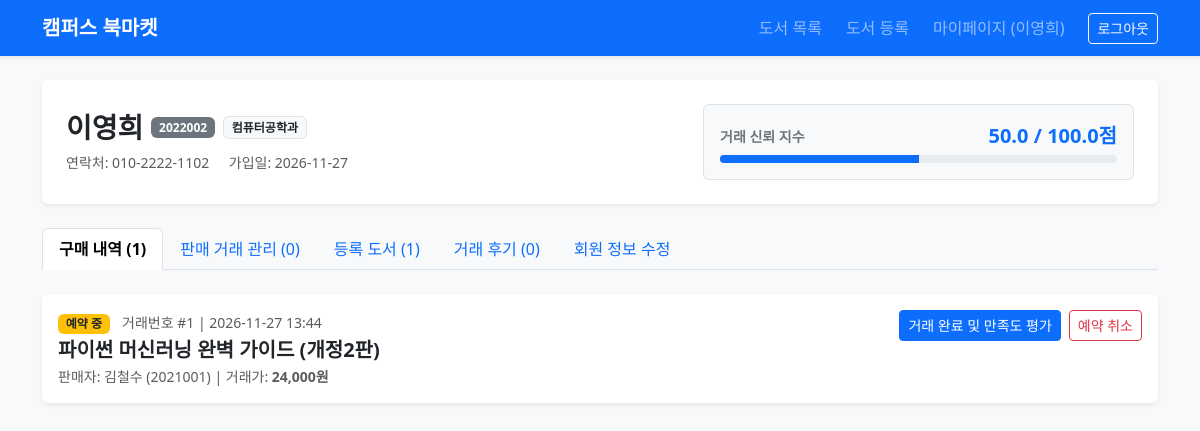
The page /profile/2 (signed in) on the database as committed earlier.
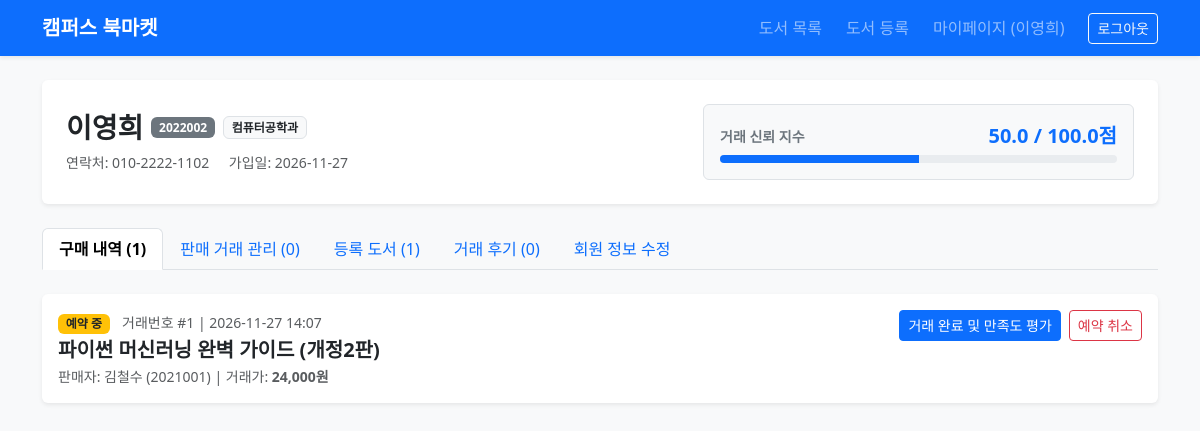
The same page on the database as committed later.
### tables this page shows
CREATE TABLE trades (
    id INTEGER PRIMARY KEY AUTOINCREMENT,
    book_id INTEGER NOT NULL,
    buyer_id INTEGER NOT NULL,
    seller_id INTEGER NOT NULL,
    comment_id INTEGER,
    status TEXT NOT NULL DEFAULT 'RESERVED',
    cancel_reason TEXT,
    cancelled_by TEXT,
    created_at TIMESTAMP DEFAULT CURRENT_TIMESTAMP,
    FOREIGN KEY (book_id) REFERENCES books(id) ON DELETE CASCADE,
    FOREIGN KEY (buyer_id) REFERENCES users(id) ON DELETE CASCADE,
    FOREIGN KEY (seller_id) REFERENCES users(id) ON DELETE CASCADE,
    FOREIGN KEY (comment_id) REFERENCES comments(id) ON DELETE SET NULL
);

CREATE TABLE books (
    id INTEGER PRIMARY KEY AUTOINCREMENT,
    seller_id INTEGER NOT NULL,
    title TEXT NOT NULL,
    author TEXT NOT NULL,
    publisher TEXT NOT NULL,
    original_price INTEGER,
    selling_price INTEGER NOT NULL,
    condition_grade TEXT NOT NULL,
    ai_evaluated_result TEXT DEFAULT '',
    description TEXT NOT NULL,
    image_filename TEXT NOT NULL DEFAULT 'default_book.png',
    status TEXT NOT NULL DEFAULT 'AVAILABLE',
    created_at TIMESTAMP DEFAULT CURRENT_TIMESTAMP,
    FOREIGN KEY (seller_id) REFERENCES users(id) ON DELETE CASCADE
);

CREATE TABLE users (
    id INTEGER PRIMARY KEY AUTOINCREMENT,
    student_id TEXT NOT NULL,
    name TEXT NOT NULL,
    department TEXT NOT NULL DEFAULT '소프트웨어학과',
    phone TEXT NOT NULL DEFAULT '',
    password_hash TEXT NOT NULL,
    trust_score REAL NOT NULL DEFAULT 50.0,
    is_admin INTEGER NOT NULL DEFAULT 0,
    is_deleted INTEGER NOT NULL DEFAULT 0,
    created_at TIMESTAMP DEFAULT CURRENT_TIMESTAMP
);

### app.py (the view, shortened to what this page needs)
@app.route('/profile/<int:user_id>')
def user_profile(user_id):
    db = get_db()
    cursor = db.cursor()
    cursor.execute(
        "SELECT id, student_id, name, department, phone, trust_score, is_admin, is_deleted, created_at FROM users WHERE id = ?",
        (user_id,)
    )
    target_user = cursor.fetchone()
    if not target_user:
        flash('존재하지 않는 사용자입니다.', 'danger')
        return redirect(url_for('index'))
    if target_user['is_deleted'] == 1 and not is_admin_user():
        flash('탈퇴한 사용자입니다.', 'warning')
        return redirect(url_for('index'))
    is_owner = bool(g.user and g.user['id'] == target_user['id'])
    can_manage = bool(is_owner or is_admin_user())
    active_tab = request.args.get('tab', 'purchases')
    cursor.execute(
        """SELECT * FROM books
           WHERE seller_id = ? AND status != 'DELETED'
           ORDER BY CASE status WHEN 'RESERVED' THEN 1 WHEN 'AVAILABLE' THEN 2 ELSE 3 END,
                    created_at DESC""",
        (target_user['id'],)
    )
    selling_books = cursor.fetchall()
    if can_manage:
        cursor.execute(
            """SELECT r.*, u.name AS reviewer_name, u.student_id AS reviewer_student_id, b.title AS book_title
               FROM reviews r
               JOIN users u ON r.reviewer_id = u.id
               JOIN trades t ON r.trade_id = t.id
               JOIN books b ON t.book_id = b.id
               WHERE r.reviewee_id = ?
               ORDER BY r.created_at DESC""",
            (target_user['id'],)
        )
    reviews = cursor.fetchall()
    purchase_trades = []
    sale_trades = []
    book_requests_map = {}
    if can_manage:
        cursor.execute(
            """SELECT t.*, b.title AS book_title, b.selling_price, b.status AS book_status,
                      u.name AS seller_name, u.student_id AS seller_student_id,
                      r.id AS review_id, r.rating AS my_rating
               FROM trades t
               JOIN books b ON t.book_id = b.id
               JOIN users u ON t.seller_id = u.id
               LEFT JOIN reviews r ON t.id = r.trade_id
               WHERE t.buyer_id = ?
               ORDER BY CASE t.status WHEN 'RESERVED' THEN 1 WHEN 'COMPLETED' THEN 2 ELSE 3 END,
                        t.created_at DESC""",
            (target_user['id'],)
        )
        purchase_trades = cursor.fetchall()
        cursor.execute(
            """SELECT t.*, b.title AS book_title, b.selling_price, b.status AS book_status,
                      u.name AS buyer_name, u.student_id AS buyer_student_id
               FROM trades t
               JOIN books b ON t.book_id = b.id
               JOIN users u ON t.buyer_id = u.id
               WHERE t.seller_id = ?
               ORDER BY CASE t.status WHEN 'RESERVED' THEN 1 WHEN 'COMPLETED' THEN 2 ELSE 3 END,
                        t.created_at DESC""",
            (target_user['id'],)
        )
        sale_trades = cursor.fetchall()
        for book in selling_books:
            cursor.execute(
                """SELECT c.*, u.name AS commenter_name, u.student_id AS commenter_student_id, u.trust_score
                   FROM comments c
                   JOIN users u ON c.user_id = u.id
                   WHERE c.book_id = ? AND c.parent_id IS NULL
                   ORDER BY c.is_approved DESC, c.created_at ASC""",
                (book['id'],)
            )
            book_requests_map[book['id']] = cursor.fetchall()
    return render_template(
        'profile.html',
        target_user=target_user,
        is_owner=is_owner,
        can_manage=can_manage,
        active_tab=active_tab,
        selling_books=selling_books,
        reviews=reviews,
        purchase_trades=purchase_trades,
        sale_trades=sale_trades,
        book_requests_map=book_requests_map
    )

### app.py (called while the page is built)
def get_db():
    if 'db' not in g:
        g.db = sqlite3.connect(app.config['DATABASE'])
        g.db.row_factory = sqlite3.Row
    return g.db

@app.before_request
def load_logged_in_user():
    user_id = session.get('user_id')
    if user_id is None:
        g.user = None
    else:
        cursor = get_db().cursor()
        cursor.execute(
            "SELECT id, student_id, name, department, phone, trust_score, is_admin, is_deleted FROM users WHERE id = ?",
            (user_id,)
        )
        user = cursor.fetchone()
        if user is None or user['is_deleted'] == 1:
            session.clear()
            g.user = None
        else:
            g.user = user

### templates/profile.html (shortened to what the changed rows need)
{% extends 'base.html' %}
{% block content %}
{% set current_tab = active_tab if can_manage else (active_tab if active_tab in ('books', 'reviews') else 'books') %}
{% if can_manage and current_tab == 'purchases' %}
  {% if purchase_trades %}
    <div class="d-flex flex-column gap-3">
      {% for t in purchase_trades %}
        <div class="card shadow-sm border-0" id="trade-{{ t['id'] }}">
          <div class="card-body">
            <div class="d-flex flex-wrap justify-content-between align-items-start gap-2">
              <div>
                <div class="mb-1">
                  {% if t['status'] == 'RESERVED' %}
                    <span class="badge bg-warning text-dark">예약 중</span>
                  {% elif t['status'] == 'COMPLETED' %}
                    <span class="badge bg-success">거래 완료</span>
                  {% else %}
                    <span class="badge bg-secondary">예약 취소</span>
                  {% endif %}
                  <span class="text-muted small ms-2">거래번호 #{{ t['id'] }} | {{ t['created_at'][:16] if t['created_at'] else '' }}</span>
                </div>
                <h5 class="mb-1">
                  <a href="{{ url_for('detail', book_id=t['book_id']) }}" class="text-decoration-none text-dark fw-bold">
                    {{ t['book_title'] }}
                  </a>
                </h5>
                <div class="small text-muted">
                  판매자: {{ t['seller_name'] }} ({{ t['seller_student_id'] }}) | 거래가: <strong>{{ '{:,}'.format(t['selling_price']) }}원</strong>
                </div>
              </div>
              <div class="d-flex flex-wrap gap-2">
                {% if t['status'] == 'RESERVED' %}
                  <button type="button" class="btn btn-sm btn-primary"
                          data-trade-id="{{ t['id'] }}"
                          data-book-title="{{ t['book_title'] }}"
                          onclick="openReviewModal(this)">
                    거래 완료 및 만족도 평가
                  </button>
                  <button type="button" class="btn btn-sm btn-outline-danger"
                          data-trade-id="{{ t['id'] }}"
                          onclick="cancelTrade(this)">
                    예약 취소
                  </button>
                {% endif %}
              </div>
            </div>
          </div>
        </div>
      {% endfor %}
    </div>
  {% else %}
    <div class="alert alert-light border text-center py-4 text-muted">
      구매 요청 또는 완료된 거래 내역이 없습니다.
    </div>
  {% endif %}
{% endif %}
{% endblock %}

Rows that differ between the two databases and show on the page:
changed trades "파이썬 머신러닝 완벽 가이드 (개정2판)": created_at "2026-11-27 13:44" → "2026-11-27 14:07"
